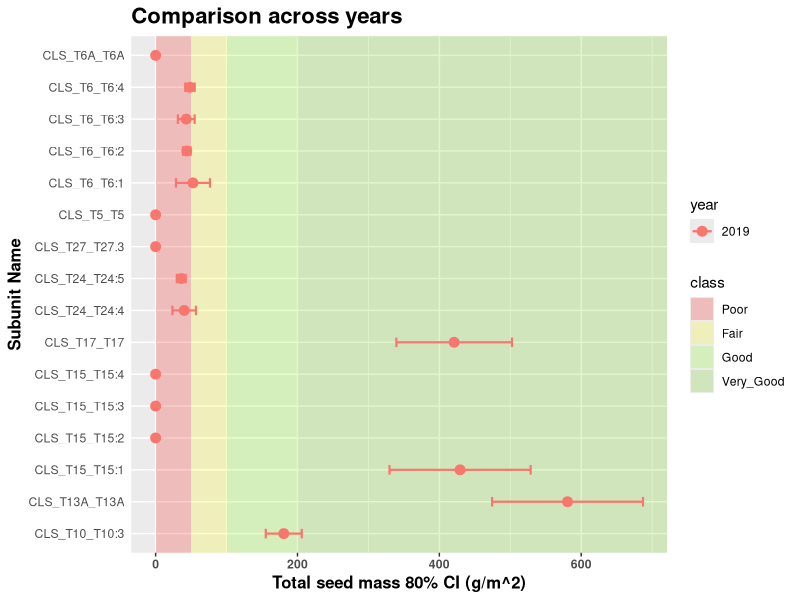
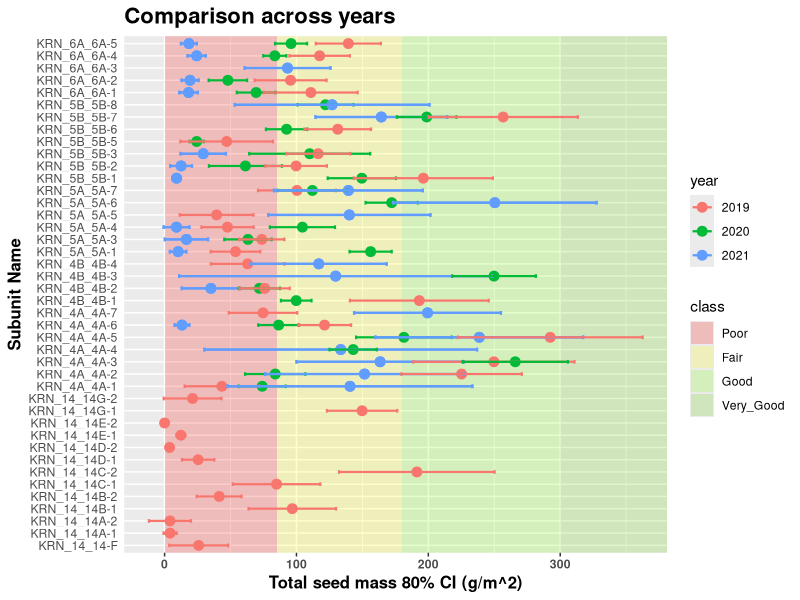
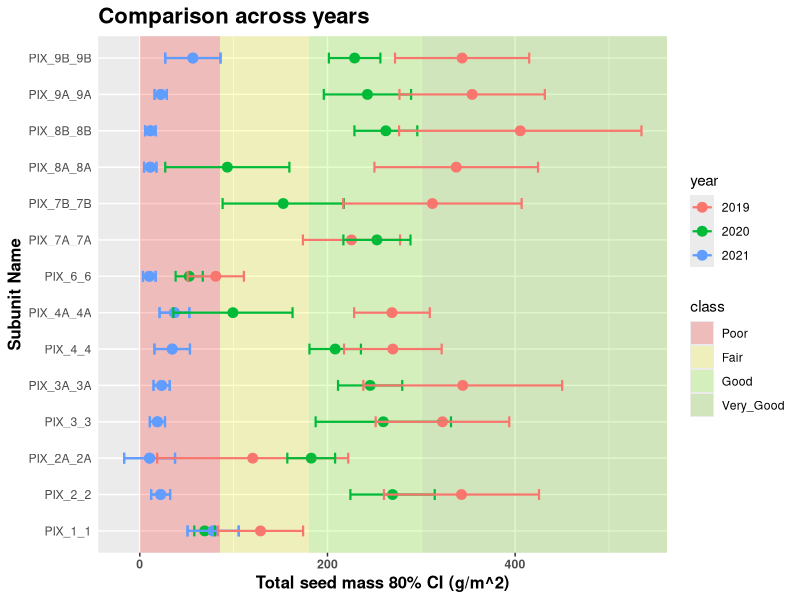
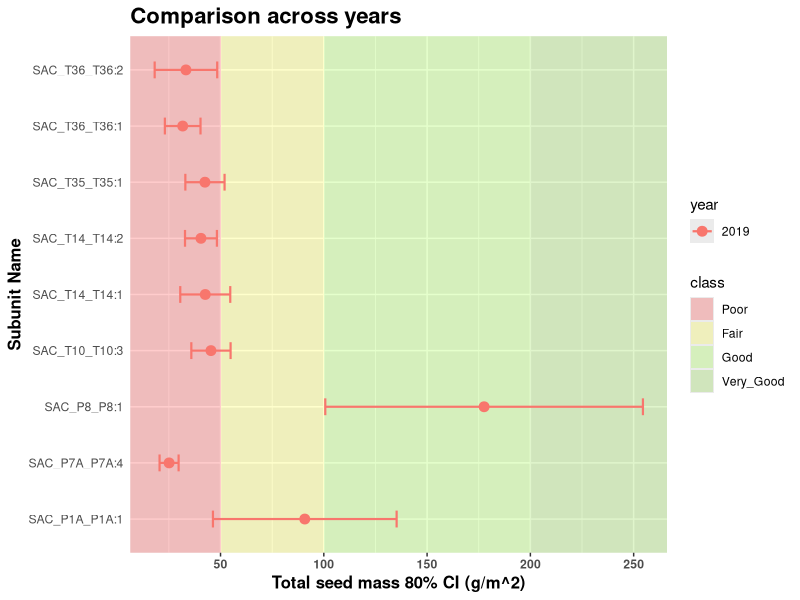
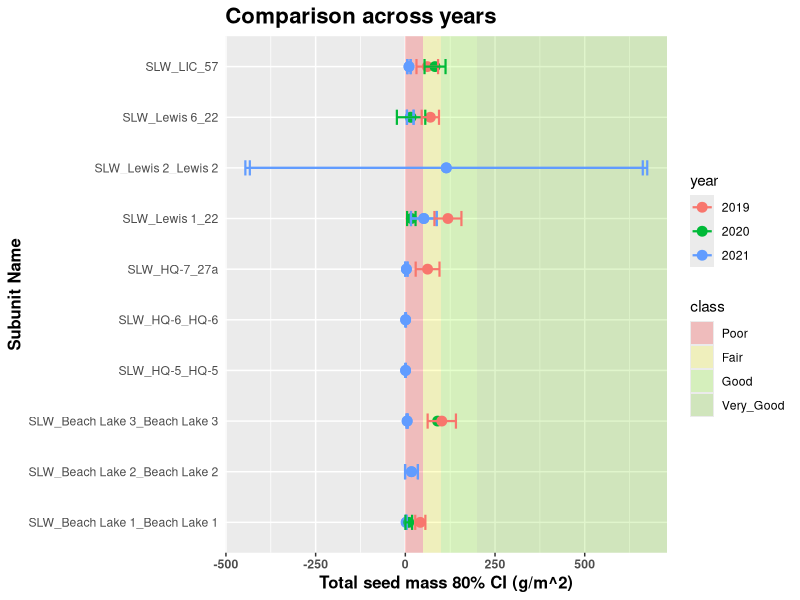
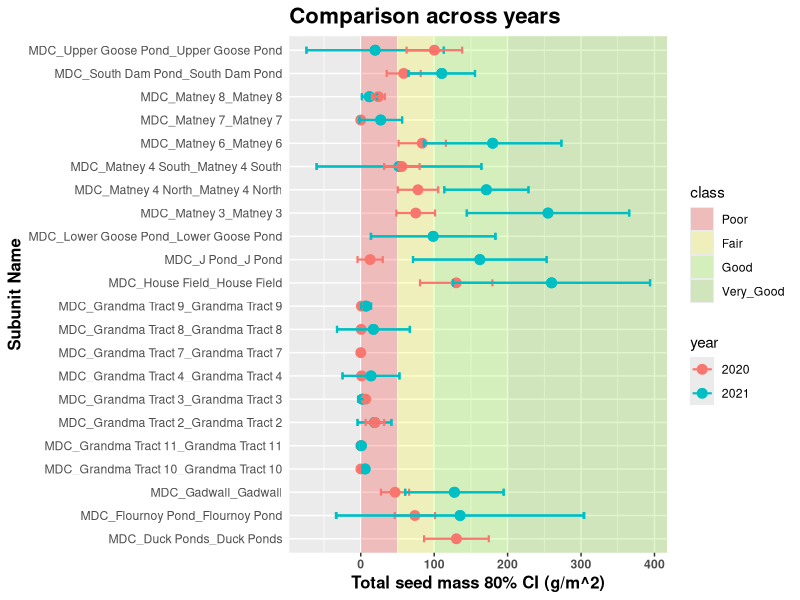

The R source for these figures, in order: (Note: this script raises an error after producing the figures.)
## ---- chunk 1

knitr::opts_chunk$set(echo = TRUE)
library(rmarkdown)
library(tidyverse)
library(knitr)
library(kableExtra)


## ---- chunk 2

# In the future, this chunk should join all years available or
# use a file with all years that is automatically created at the server.

gm2_2019 <- read.csv("MainScriptDataOutput/qdt_mass_g_m2_2019.txt") %>%
  dplyr::select(-X) %>%
  mutate(year = 2019)

gm2_2020 <- read.csv("WHAP2020-21/Output2020/qdt_mass_g_m2_2020.txt") %>%
  dplyr::select(-X) %>%
  mutate(year = 2020)

gm2_2021 <- read.csv("WHAP2021-22/Output2021/qdt_mass_g_m2_2021.txt") %>%
  dplyr::select(-X) %>%
  mutate(year = 2021)

whap_su_years <- bind_rows(gm2_2019, gm2_2020, gm2_2021) %>%
  mutate(year = factor(year))

# whap_su_years <- gm2_2021 %>%
#   mutate(year = factor(year))

viaClass <- read.csv("WHAP_Viability_20210610.csv") %>%
  pivot_longer(cols = c(Poor, Fair, Good, Very_Good),
               names_to = "class",
               values_to = "lower_bound") %>%
  pivot_wider(names_from = LIT,
              values_from = lower_bound) %>%
  mutate(class = fct_reorder(class, KRN, mean),
         class_color = c("red", "yellow", "chartreuse", "chartreuse3"),
         class = factor(class, ordered = TRUE))

ST_viaClass <- read.csv("WHAP_Viability_ST.csv") %>%
  pivot_longer(cols = c(Poor, Fair, Good, Very_Good),
               names_to = "class",
               values_to = "lower_bound") %>%
  pivot_wider(names_from = LIT,
              values_from = lower_bound) %>%
  mutate(class = fct_reorder(class, KRN, mean),
         class_color = c("red", "yellow", "chartreuse", "chartreuse3"),
         class = factor(class, ordered = TRUE))

WG_viaClass <- read.csv("WHAP_Viability_WG.csv") %>%
  pivot_longer(cols = c(Poor, Fair, Good, Very_Good),
               names_to = "class",
               values_to = "lower_bound") %>%
  pivot_wider(names_from = LIT,
              values_from = lower_bound) %>%
  mutate(class = fct_reorder(class, KRN, mean),
         class_color = c("red", "yellow", "chartreuse", "chartreuse3"),
         class = factor(class, ordered = TRUE))

SW_viaClass <- read.csv("WHAP_Viability_SW.csv") %>%
  pivot_longer(cols = c(Poor, Fair, Good, Very_Good),
               names_to = "class",
               values_to = "lower_bound") %>%
  pivot_wider(names_from = LIT,
              values_from = lower_bound) %>%
  mutate(class = fct_reorder(class, KRN, mean),
         class_color = c("red", "yellow", "chartreuse", "chartreuse3"),
         class = factor(class, ordered = TRUE))


## ---- chunk 3

# Potential improvement: The user can select what years and subunits to compare
# by providing vectors with their names.

plot_years <- function(spp = c("total"),
                       data = whap_su_years) {
  # whap_su_years is a df containing the subunit estimates in all refuges all years
  # it contains a column named year
  # check that data has the correct format
  
  year_plots <- list()
  
  for (i in unique(data$LIT)) { # this has to be modified for more than one species
    
    data_i <- data %>% dplyr::filter(LIT == i)
    
    # in the future, use the spp argument to determine what will be plotted
    
    year_plots[[i]] <-
                 ggplot(data = data_i %>% arrange(tot_g_m2),
                        aes(x = subunit_ID,
                            y = tot_g_m2,
                            color = year)) +
                 ggtitle("Comparison across years") +
                 geom_rect(data = viaClass,
                           inherit.aes = FALSE,
                           aes(NULL,
                               NULL,
                               xmin = -Inf,
                               xmax = Inf,
                               fill = class),
                           ymin = unlist(viaClass[, i]),
                           ymax = unlist(c(viaClass[-1, i], Inf))) +
                 scale_fill_manual(values = alpha(c("red",
                                                    "yellow",
                                                    "chartreuse",
                                                    "chartreuse3"),
                                                  0.2)) +
                 geom_point(size = 3) +
                 xlab('Subunit Name') +
                 ylab("Total seed mass 80% CI (g/m^2)") +
                 geom_errorbar(aes(ymin = CI80lwr,
                                   ymax = CI80upr),
                               width = 0.3,
                               cex = 0.75) +
                 theme(plot.title = element_text(size = 16, face = "bold"),
                       axis.ticks.y = element_blank(),
                       axis.text.x = element_text(face = "bold"),
                       axis.title = element_text(size = 12,
                                                 face = "bold"),
                       strip.text.y = element_text(hjust = 0,
                                                   vjust = 1,
                                                   angle = 180,
                                                   face = "bold")) +
                 coord_flip()
    print(year_plots[[i]])
  }
  return(year_plots)
}

plot_years()


## ---- chunk 4

plot_years_st <- function(spp = c("total"),
                       data = whap_su_years) {
  # whap_su_years is a df containing the subunit estimates in all refuges all years
  # it contains a column named year
  # check that data has the correct format
  
  year_plots_st <- list()
  
  for (i in unique(data$LIT)) { # this has to be modified for more than one species
    
    data_i <- data %>% dplyr::filter(LIT == i)
    
    # in the future, use the spp argument to determine what will be plotted
    
    year_plots_st[[i]] <-
                 ggplot(data = data_i %>% arrange(st_g_m2),
                        aes(x = subunit_ID,
                            y = st_g_m2,
                            color = year)) +
                 ggtitle("Comparison across years") +
                 geom_rect(data = ST_viaClass,
                           inherit.aes = FALSE,
                           aes(NULL,
                               NULL,
                               xmin = -Inf,
                               xmax = Inf,
                               fill = class),
                           ymin = unlist(ST_viaClass[, i]),
                           ymax = unlist(c(ST_viaClass[-1, i], Inf))) +
                 scale_fill_manual(values = alpha(c("red",
                                                    "yellow",
                                                    "chartreuse",
                                                    "chartreuse3"),
                                                  0.2)) +
                 geom_point(size = 3) +
                 xlab('Subunit Name') +
                 ylab("Swamp timothy seed mass 80% CI (g/m^2)") +
                 geom_errorbar(aes(ymin = CI80lwr_st,
                                   ymax = CI80upr_st),
                               width = 0.3,
                               cex = 0.75) +
                 theme(plot.title = element_text(size = 16, face = "bold"),
                       axis.ticks.y = element_blank(),
                       axis.text.x = element_text(face = "bold"),
                       axis.title = element_text(size = 12,
                                                 face = "bold"),
                       strip.text.y = element_text(hjust = 0,
                                                   vjust = 1,
                                                   angle = 180,
                                                   face = "bold")) +
                 coord_flip()
    print(year_plots_st[[i]])
  }
  return(year_plots_st)
}

plot_years_st()

## ---- chunk 5

plot_years_wg <- function(spp = c("total"),
                       data = whap_su_years) {
  # whap_su_years is a df containing the subunit estimates in all refuges all years
  # it contains a column named year
  # check that data has the correct format
  
  year_plots_wg <- list()
  
  for (i in unique(data$LIT)) { # this has to be modified for more than one species
    
    data_i <- data %>% dplyr::filter(LIT == i)
    
    # in the future, use the spp argument to determine what will be plotted
    
    year_plots_wg[[i]] <-
                 ggplot(data = data_i %>% arrange(wg_g_m2),
                        aes(x = subunit_ID,
                            y = wg_g_m2,
                            color = year)) +
                 ggtitle("Comparison across years") +
                 geom_rect(data = WG_viaClass,
                           inherit.aes = FALSE,
                           aes(NULL,
                               NULL,
                               xmin = -Inf,
                               xmax = Inf,
                               fill = class),
                           ymin = unlist(WG_viaClass[, i]),
                           ymax = unlist(c(WG_viaClass[-1, i], Inf))) +
                 scale_fill_manual(values = alpha(c("red",
                                                    "yellow",
                                                    "chartreuse",
                                                    "chartreuse3"),
                                                  0.2)) +
                 geom_point(size = 3) +
                 xlab('Subunit Name') +
                 ylab("Watergrass seed mass 80% CI (g/m^2)") +
                 geom_errorbar(aes(ymin = CI80lwr_wg,
                                   ymax = CI80upr_wg),
                               width = 0.3,
                               cex = 0.75) +
                 theme(plot.title = element_text(size = 16, face = "bold"),
                       axis.ticks.y = element_blank(),
                       axis.text.x = element_text(face = "bold"),
                       axis.title = element_text(size = 12,
                                                 face = "bold"),
                       strip.text.y = element_text(hjust = 0,
                                                   vjust = 1,
                                                   angle = 180,
                                                   face = "bold")) +
                 coord_flip()
    print(year_plots_wg[[i]])
  }
  return(year_plots_wg)
}

plot_years_wg()

## ---- chunk 6

plot_years_sw <- function(spp = c("total"),
                       data = whap_su_years) {
  # whap_su_years is a df containing the subunit estimates in all refuges all years
  # it contains a column named year
  # check that data has the correct format
  
  year_plots_sw <- list()
  
  for (i in unique(data$LIT)) { # this has to be modified for more than one species
    
    data_i <- data %>% dplyr::filter(LIT == i)
    
    # in the future, use the spp argument to determine what will be plotted
    
    year_plots_sw[[i]] <-
                 ggplot(data = data_i %>% arrange(sw_g_m2),
                        aes(x = subunit_ID,
                            y = sw_g_m2,
                            color = year)) +
                 ggtitle("Comparison across years") +
                 geom_rect(data = SW_viaClass,
                           inherit.aes = FALSE,
                           aes(NULL,
                               NULL,
                               xmin = -Inf,
                               xmax = Inf,
                               fill = class),
                           ymin = unlist(SW_viaClass[, i]),
                           ymax = unlist(c(SW_viaClass[-1, i], Inf))) +
                 scale_fill_manual(values = alpha(c("red",
                                                    "yellow",
                                                    "chartreuse",
                                                    "chartreuse3"),
                                                  0.2)) +
                 geom_point(size = 3) +
                 xlab('Subunit Name') +
                 ylab("Smartweed seed mass 80% CI (g/m^2)") +
                 geom_errorbar(aes(ymin = CI80lwr_sw,
                                   ymax = CI80upr_sw),
                               width = 0.3,
                               cex = 0.75) +
                 theme(plot.title = element_text(size = 16, face = "bold"),
                       axis.ticks.y = element_blank(),
                       axis.text.x = element_text(face = "bold"),
                       axis.title = element_text(size = 12,
                                                 face = "bold"),
                       strip.text.y = element_text(hjust = 0,
                                                   vjust = 1,
                                                   angle = 180,
                                                   face = "bold")) +
                 coord_flip()
    print(year_plots_sw[[i]])
  }
  return(year_plots_sw)
}

plot_years_sw()
